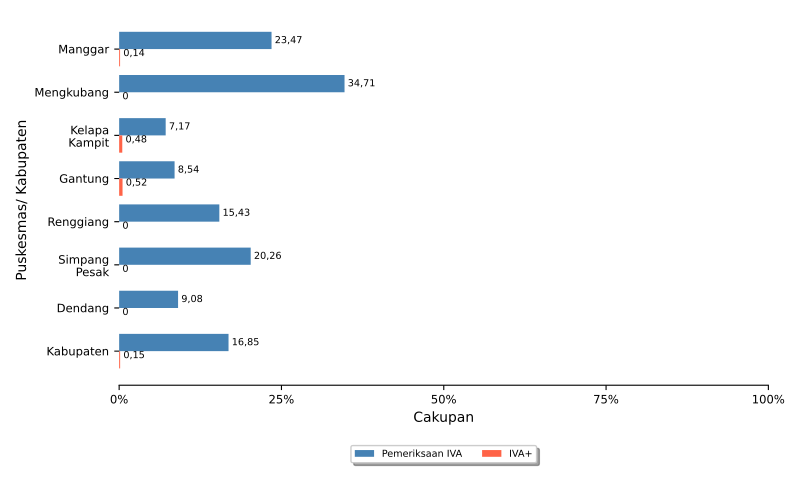

Source code (Python):
import numpy as np
import matplotlib.pyplot as plt
import pandas
from textwrap import wrap
from matplotlib.ticker import FuncFormatter
import locale
locale.setlocale(locale.LC_ALL, 'id_ID.UTF8')

import sys, os, inspect
currentdir = os.path.dirname(os.path.abspath(inspect.getfile(inspect.currentframe())))
parentdir = os.path.dirname(currentdir)
sys.path.insert(0, parentdir)

berkasData = currentdir +'\\bab_06_15a_dataIVA.csv'
berkasSimpan = currentdir +'\\bab_06_15a_IVA.pdf'
# judulDiagram = 'Cakupan Pemeriksaan IVA\nTahun 2022'
sumbuX = 'Cakupan'
sumbuY = 'Puskesmas\ Kabupaten'
tickerSumbuX = np.arange(0,110,25)
labelBar1 = 'Pemeriksaan IVA'
labelBar2 = 'IVA+'

# read data file
colnames = ['puskesmas','tesIVA','IVApositif']
data = pandas.read_csv(berkasData, names=colnames, sep=';')
puskesmas = data.puskesmas.tolist()
bar1 = data.tesIVA.tolist()
bar2 = data.IVApositif.tolist()

ind = np.arange(len(puskesmas))  # the x locations for the groups
width = 0.4       # the width of the bars

# make bars
fig, ax = plt.subplots()
rects1 = ax.barh(ind, bar1, width, color='steelblue', label=labelBar1)
rects2 = ax.barh(ind + width, bar2, width, color='tomato', label = labelBar2)

# add some text for labels, title and axes ticks
# ax.set_title(judulDiagram)
ax.set_xticks(tickerSumbuX)
ax.set_xlabel(sumbuX)
ax.xaxis.set_major_formatter(FuncFormatter(lambda x, pos: "{:n}%".format(x)))

ax.set_yticks(ind+0.5*width)
ax.set_yticklabels(list([ '\n'.join(wrap(l, 10)) for l in puskesmas ]))
ax.invert_yaxis()
ax.set_ylabel(sumbuY)

ax.tick_params(axis='both', which='major', labelsize='small')
ax.spines['top'].set_visible(False)
ax.spines['right'].set_visible(False)
ax.spines['left'].set_visible(False)

# make legend box
box = ax.get_position()
ax.set_position([box.x0, box.y0 + box.height * 0.1, box.width, box.height * 0.9])
ax.legend(fontsize='x-small', loc='upper center', bbox_to_anchor=(0.5, -0.15), fancybox=True, shadow=True, ncol=2)

# add data label
for i, v in enumerate(bar1):
    ax.text(v+0.5, i, '{:n}'.format(v), ha='left', va='center', fontsize='x-small')
for i, v in enumerate(bar2):
    ax.text(v+0.5, i+0.3, '{:n}'.format(v), ha='left', va='center', fontsize='x-small')

# finishing
pyrfig = plt.figure(1)
pyrfig.set_figwidth(8)
pyrfig.set_figheight(5)
# tight_layout to make consistent size
# adjust subplot to make room for legend
fig.subplots_adjust(bottom=-0.15)
plt.tight_layout()
plt.savefig(berkasSimpan, metadata={"Author": "Willy"})
plt.close(pyrfig)
# plt.show()
